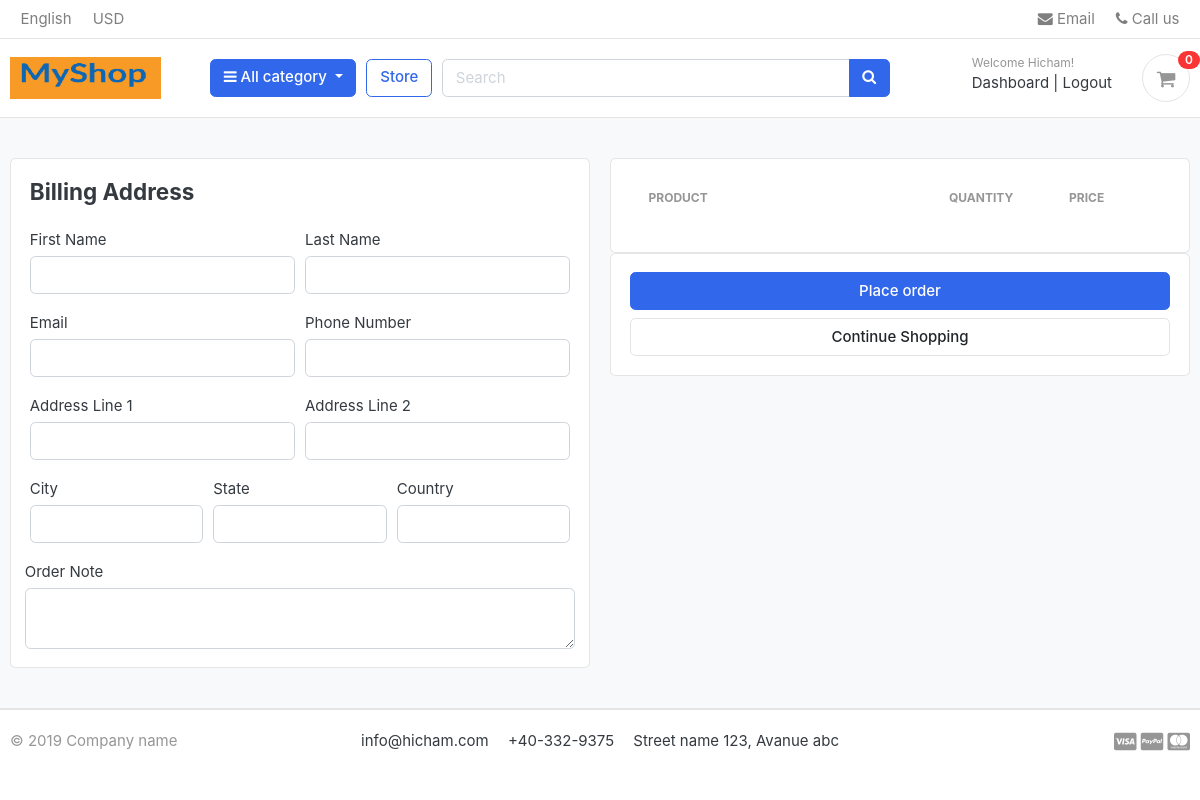
Page /cart/checkout/ (signed in) on the earlier database version.
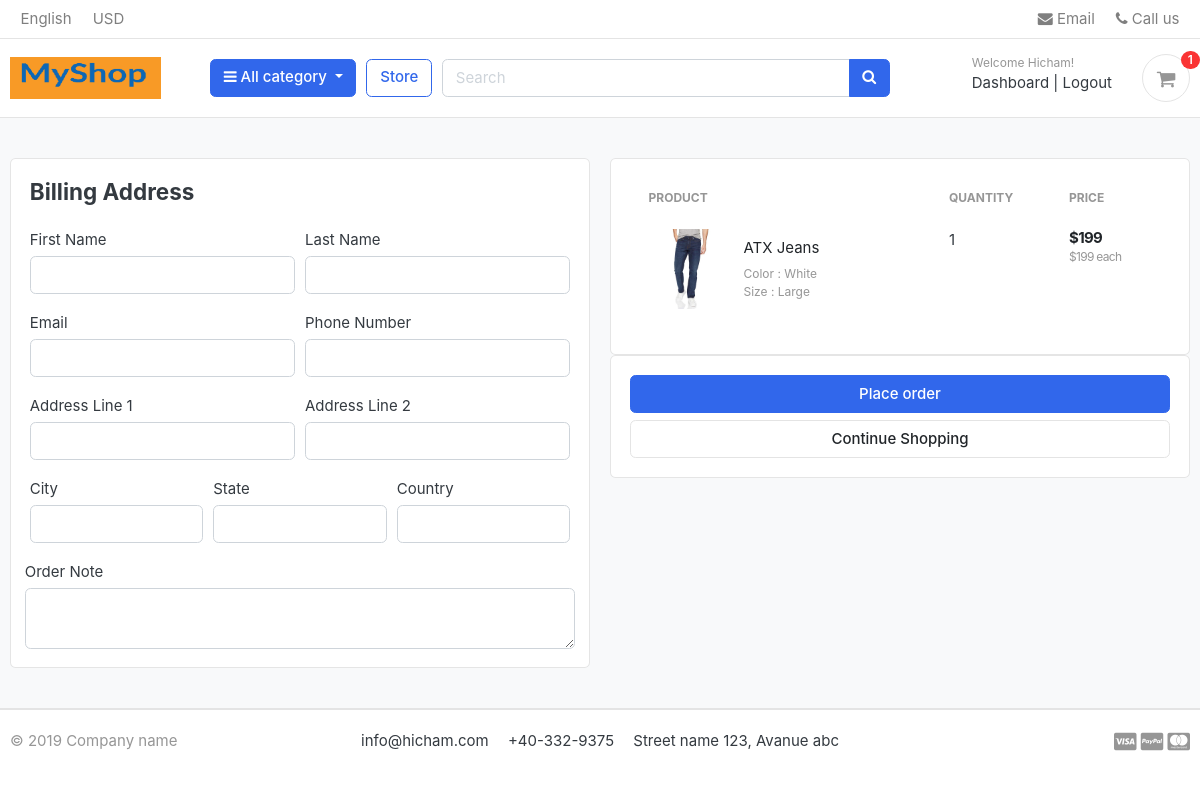
Same page on the later database version.
### carts/models.py (models this page shows, shortened)
class CartItem(models.Model):
    user=models.ForeignKey(Account, on_delete=models.CASCADE, null=True)
    product = models.ForeignKey(Product, on_delete=models.CASCADE)
    variations = models.ManyToManyField(Variation, blank=True)
    cart = models.ForeignKey(Cart, on_delete=models.CASCADE, null=True)
    quantity = models.IntegerField()
    is_active = models.BooleanField(default=True)
    def sub_total(self):
        return self.product.price * self.quantity

### store/models.py (models this page shows, shortened)
class Product(models.Model):
    product_name = models.CharField(max_length=200, unique=True)
    slug = models.SlugField(max_length=200, unique =True)
    description = models.TextField(max_length=500, blank=True)
    price =models.IntegerField()
    images = models.ImageField(upload_to='photos/products')
    stock = models.IntegerField()
    is_available = models.BooleanField(default=True)
    category = models.ForeignKey(Category,  on_delete=models.CASCADE)
    created_date = models.DateTimeField(auto_now_add=True)
    modified_date = models.DateTimeField(auto_now=True)
    def get_url(self):
        return reverse('product_detail', args=[self.category.slug, self.slug])

class Variation(models.Model):
    product = models.ForeignKey(Product, on_delete=models.CASCADE)
    variation_category = models.CharField(max_length=100, choices= variation_category_choice)
    variation_value = models.CharField(max_length=100)
    is_active = models.BooleanField(default=True)
    created_date = models.DateTimeField(auto_now=True)
    objects =VariationManager()

### carts/views.py (the view)
# urls.py: path('checkout/', views.checkout, name='checkout'),
@login_required(login_url='login')
def checkout(request, total =0, quantity=0, cart_items=None):
    try:
        tax = 0
        grand_total =0
        if request.user.is_authenticated:
            cart_items = CartItem.objects.filter(user=request.user, is_active=True)
        else:
            cart= Cart.objects.get(cart_id=_cart_id(request))
            cart_items = CartItem.objects.filter(cart=cart, is_active=True)
        for cart_item in cart_items:
            total += (cart_item.product.price * cart_item.quantity)
            quantity += cart_item.quantity
        tax = (2* total)/100
        grand_total = total + tax
    except ObjectDoesNotExist:
        pass
    context ={
        'total': total,
        'quantity': quantity,
        'cart_items': cart_items,
        'tax': tax,
        'grand_total': grand_total,
    }
    return render(request, 'store/checkout.html', context)

### carts/context_processors.py (called while the page is built)
def counter(request):
    cart_count = 0
    if 'admin' in request.path:
        return{}
    else:
        try:
            cart= Cart.objects.filter(cart_id=_cart_id(request))
            if request.user.is_authenticated:
                cart_items= CartItem.objects.all().filter(user=request.user)
            else:
                cart_items = CartItem.objects.all().filter(cart=cart[:1])
            for cart_item in cart_items:
                cart_count += cart_item.quantity
        except Cart.DoesNotExist:
            cart_count = 0
    return dict(cart_count=cart_count)

### carts/views.py (called while the page is built)
def _cart_id(request):
    cart = request.session.session_key
    if not cart:
        cart=request.session.create()
    return cart

### category/context_processors.py (called while the page is built)
def menu_links(request):
    links = Category.objects.all()
    return dict(links=links)

### category/models.py (called while the page is built)
    def get_url(self):
        return reverse('products_by_category', args=[self.slug])

### templates/store/checkout.html (shortened to what the changed rows need)
{% extends 'base.html' %}
{% load static %}
{% block content %}
<section class="section-content padding-y bg">
    <div class="container">
        <div class="row">
            <aside class="col-lg-6">
                <div class="card">
                    <div class="card-body">
                    <table class="table table-borderless table-shopping-cart">
                        <thead class="text-muted">
                        <tr class="small text-uppercase">
                            <th scope="col">Product</th>
                            <th scope="col" width="120">Quantity</th>
                            <th scope="col" width="120">Price</th>
                        </tr>
                        </thead>
                        <tbody>
                        {% for cart_item in cart_items %}
                            <tr>
                                <td>
                                    <figure class="itemside align-items-center">
                                        <div class="aside">
                                            <img src="{{ cart_item.product.images.url }}" class="img-sm">
                                        </div>
                                        <figcaption class="info">
                                            <a href="{{ cart_item.product.get_url }}" class="title text-dark">
                                                {{ cart_item.product.product_name }}</a>
                                            <p class="text-muted small">
                                                {% if cart_item.variations.all %}
                                                    {% for item in cart_item.variations.all %}
                                                        {{ item.variation_category | capfirst }} :
                                                        {{ item.variation_value | capfirst}}<br>
                                                    {% endfor %}
                                                {% endif %}
                                            </p>
                                        </figcaption>
                                    </figure>
                                </td>
                                <td>
                                    <label for="">{{ cart_item.quantity }}</label>
                                </td>
                                <td>
                                    <div class="price-wrap">
                                        <var class="price">${{ cart_item.sub_total }}</var>
                                        <small class="text-muted"> ${{ cart_item.product.price }} each </small>
                                    </div>
                                </td>
                            </tr>
                        {% endfor %}
                        </tbody>
                    </table>
                    </div>
                </div>
            </aside>
        </div>
    </div>
</section>
{% endblock %}

### templates/includes/navbar.html (shortened to what this page needs)
{% load static %}
<header class="section-header">
<nav class="navbar p-md-0 navbar-expand-sm navbar-light border-bottom">
<div class="container">
  <div class="collapse navbar-collapse" id="navbarTop4">
    <ul class="navbar-nav mr-auto">
    	<li class="nav-item dropdown">
		 	<a href="#" class="nav-link">   English </a>
		</li>
		<li class="nav-item dropdown">
			<a href="#" class="nav-link"> USD </a>
		</li>
    </ul>
    <ul class="navbar-nav">
		<li><a href="#" class="nav-link"> <i class="fa fa-envelope"></i> Email </a></li>
		<li><a href="#" class="nav-link"> <i class="fa fa-phone"></i> Call us </a></li>
	</ul>
  </div>
</div>
</nav>
<section class="header-main border-bottom">
	<div class="container">
<div class="row align-items-center">
	<div class="col-lg-2 col-md-3 col-6">
    <a href="{% url 'home' %}" class="brand-wrap">
      <img class="logo" src="{% static './images/logome.png' %}">
    </a>
	</div>
	<div class="col-lg col-sm col-md col-6 flex-grow-0">
		<div class="category-wrap dropdown d-inline-block float-right">
			<button type="button" class="btn btn-primary dropdown-toggle" data-toggle="dropdown">
				<i class="fa fa-bars"></i> All category
			</button>
		</div>
	</div>
	<a href="{% url 'store' %}" class="btn btn-outline-primary">Store</a>
	<div class="col-lg  col-md-6 col-sm-12 col">
		<form action="{% url 'search' %}" class="search" method='GET'>
			<div class="input-group w-100">
			    <input type="text" class="form-control" style="width:60%;" placeholder="Search" name='keyword'>
			    <div class="input-group-append">
			      <button class="btn btn-primary" type="submit">
			        <i class="fa fa-search"></i>
			      </button>
			    </div>
		    </div>
		</form>
	</div>
	<div class="col-lg-3 col-sm-6 col-8 order-2 order-lg-3">
				<div class="d-flex justify-content-end mb-3 mb-lg-0">
          {% if user.id is None %}
					<div class="widget-header">
						<small class="title text-muted">Welcome guest!</small>
						<div>
							<a href="{% url 'login' %}">Sign in</a> <span class="dark-transp"> | </span>
							<a href="{% url 'register' %}"> Register</a>
						</div>
					</div>
          {% else %}
          <div class="widget-header">
            <small class="title text-muted">Welcome {{user.first_name}}!</small>
            <div>
              <a href="{% url 'dashboard' %}">Dashboard</a> <span class="dark-transp"> | </span>
              <a href="{% url 'logout' %}"> Logout</a>
            </div>
          </div>
          {% endif %}
					<a href="{% url 'cart' %}" class="widget-header pl-3 ml-3">
						<div class="icon icon-sm rounded-circle border"><i class="fa fa-shopping-cart"></i></div>
						<span class="badge badge-pill badge-danger notify">{{cart_count}}</span>
					</a>
				</div>
			</div>
</div>
	</div>
</section>
</header>

Differences in the rows shown:
added CartItem: product.images (picture), product.product_name "ATX Jeans", quantity "1", sub_total "199", product.price "199"
now on this page (row unchanged): Variation: variation_category "Color", variation_value "White"
now on this page (row unchanged): Variation: variation_category "Size", variation_value "Large"
Other differences:
{{ cart_count }}: "0" → "1"
